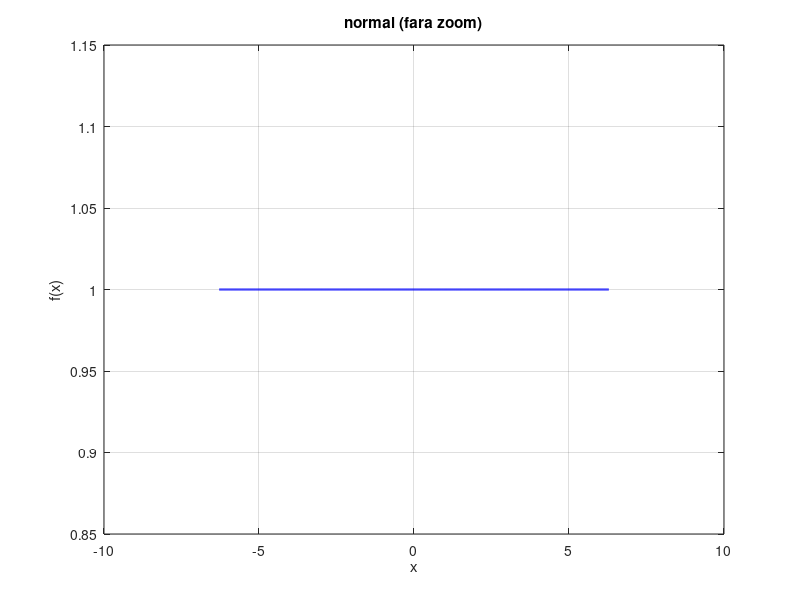
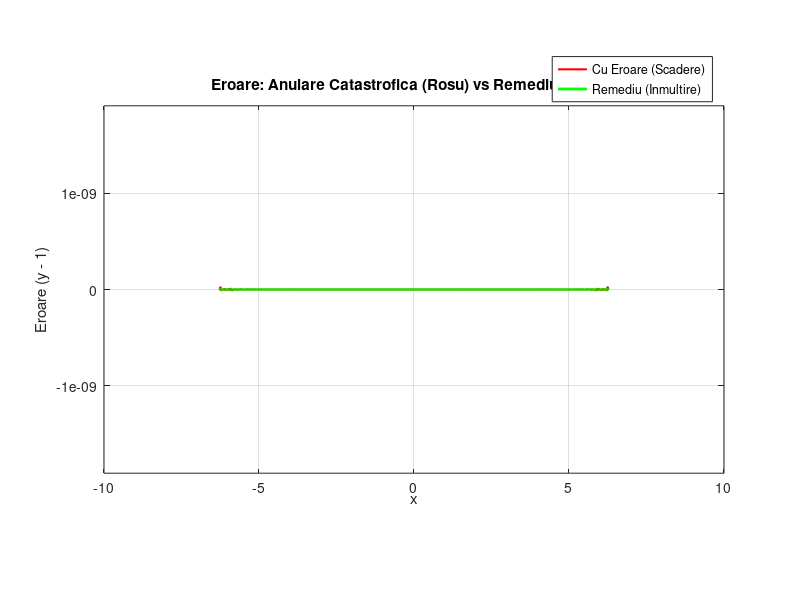

These charts were generated, in order, by the following MATLAB code:
clc; clear; close all;

x = linspace(-2*pi, 2*pi, 1000);

y_err = cosh(x).^2 - sinh(x).^2;

y_remediu = exp(-x) .* exp(x);
% y_remediu = (cosh(x) - sinh(x)) .* (cosh(x) + sinh(x));

figure(1);
plot(x, y_err, 'b-', 'LineWidth', 1.5);
title('normal (fara zoom)');
xlabel('x');
ylabel('f(x)');
grid on;

figure(2);
plot(x, y_err - 1, 'r-', 'LineWidth', 1.5);
hold on;
plot(x, y_remediu - 1, 'g-', 'LineWidth', 2);


title('Eroare: Anulare Catastrofica (Rosu) vs Remediu (Verde)');
xlabel('x');
ylabel('Eroare (y - 1)');
ylim([-2e-12, 2e-12]);      % centrat in 0
legend('Cu Eroare (Scadere)', 'Remediu (Inmultire)', 'Location', 'best');
grid on;
